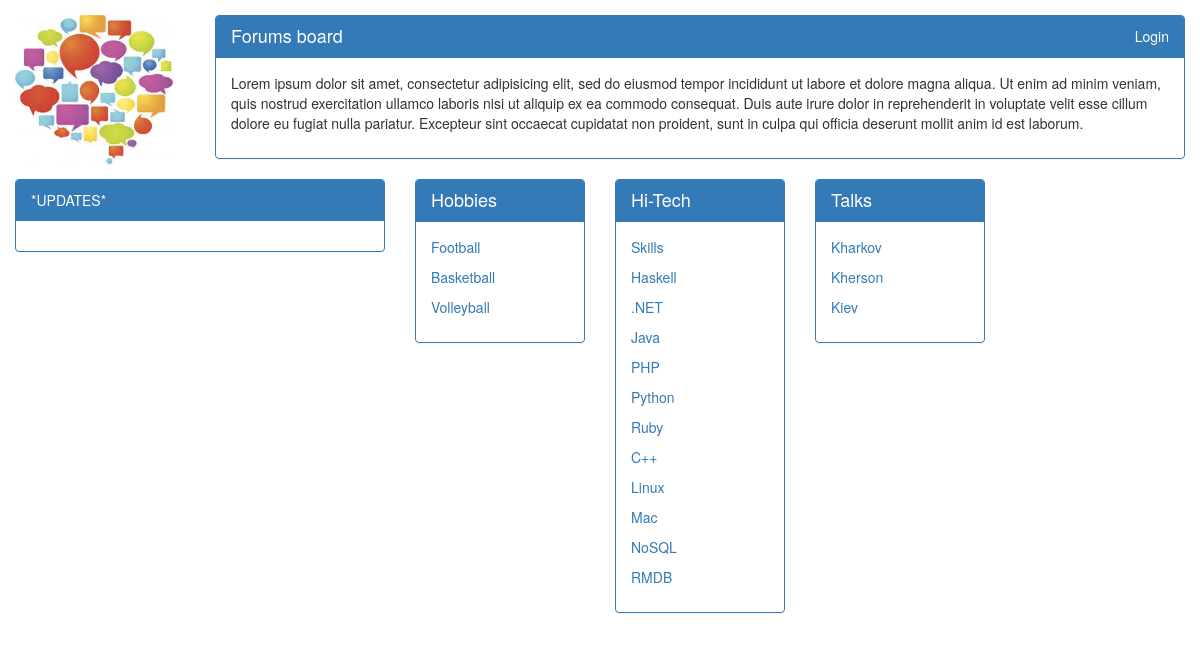
The page / on the database its author committed.
### IT_FORUM/models.py (models this page shows, shortened)
class Category(models.Model):
    class Meta:
        db_table = 'category'
        verbose_name = 'Thread category'
        verbose_name_plural = 'Thread categories'
    category_title = models.CharField(max_length=250, verbose_name='Title', blank=False, unique=True)
    parent_category = models.ForeignKey("self", blank=True, null=True)

### IT_FORUM/views.py (the view)
# urls.py: url(r'^$', show_home_page, name="home"),
def show_home_page(request):
    args = dict()
    args['main_categories'] = get_cat_and_subcat_dict(request)
    return render(request, "Dashboard_page_content.html", args)

### IT_FORUM/views.py (called while the page is built)
def get_cat_and_subcat_dict(request):
    categories_with_subcategories_dict = dict()
    categories_with_subcategories_dict["Hobbies"] = Category.objects.filter(
        parent_category__category_title="Hobbies")
    categories_with_subcategories_dict["Hi_Tech"] = Category.objects.filter(
        parent_category__category_title="Hi-Tech")
    categories_with_subcategories_dict["Talks"] = Category.objects.filter(
        parent_category__category_title="Talks")
    if request.user.is_authenticated():
        categories_with_subcategories_dict["Big_Boss"] = Category.objects\
            .filter(parent_category__category_title="Big Boss")
        categories_with_subcategories_dict["HR"] = Category.objects.filter(
            parent_category__category_title="HR")
    return categories_with_subcategories_dict

### templates/Dashboard_page_content.html (shortened to what this page needs)
{% extends 'Dashboard_page_header.html' %}
{% load staticfiles %}
{% load bootstrap3 %}
{% block dashboard_page_content %}
    <div class="col-lg-4">
        <div class="panel panel-primary">
            <div class="panel-heading">
                *UPDATES*
            </div>
            <div class="panel-body"></div>
        </div>
    </div>
    <div class="col-lg-2">
        <div class="panel panel-primary">
            <div class="panel-heading">
                <h4>Hobbies</h4>
            </div>
            <div class="panel-body">
                {% for sub_cat in main_categories.Hobbies %}
                    <p>
                        <a href="{% url 'threads_category_page' sub_cat.id %}">{{ sub_cat.category_title }}</a>
                    </p>
                {% endfor %}
            </div>
        </div>
    </div>
    <div class="col-lg-2">
        <div class="panel panel-primary">
            <div class="panel-heading">
                <h4>Hi-Tech</h4>
            </div>
            <div class="panel-body">
                {% for sub_cat in main_categories.Hi_Tech %}
                    <p>
                        <a href="{% url 'threads_category_page' sub_cat.id %}">{{ sub_cat.category_title }}</a>
                    </p>
                {% endfor %}
            </div>
        </div>
    </div>
    <div class="col-lg-2">
        <div class="panel panel-primary">
            <div class="panel-heading">
                <h4>Talks</h4>
            </div>
            <div class="panel-body">
                {% for sub_cat in main_categories.Talks %}
                    <p>
                        <a href="{% url 'threads_category_page' sub_cat.id %}">{{ sub_cat.category_title }}</a>
                    </p>
                {% endfor %}
            </div>
        </div>
    </div>
    <div class="col-lg-2">
    </div>
{% endblock %}

### static/css/style.css (style rules this page uses)
h4 { display:inline; }

### rows shown on the page
Category: category_title "Football"
Category: category_title "Basketball"
Category: category_title "Volleyball"
Category: category_title "Skills"
Category: category_title "Haskell"
Category: category_title ".NET"
Category: category_title "Java"
Category: category_title "PHP"
Category: category_title "Python"
Category: category_title "Ruby"
Category: category_title "C++"
Category: category_title "Linux"
Category: category_title "Mac"
Category: category_title "NoSQL"
Category: category_title "RMDB"
Category: category_title "Kharkov"
Category: category_title "Kherson"
Category: category_title "Kiev"
